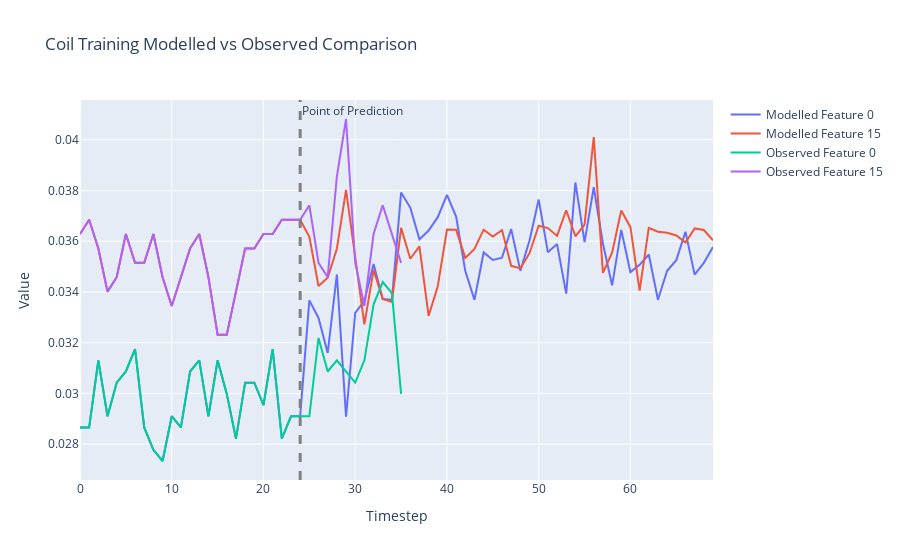

Notebook code cell kept with this figure:
### Markdown cell above
## Enforced Autoregressive Coil Generation

As previously mentioned, we can also perform coil generation where we provide enforcement for a certain number of timestamps by passing in known state values, before letting the coil autoregressively generate. This helps initialize the transition tensor. 

In this example, we will enforce the coil with known values for the first 24 timesteps before allowing it to autoregressively generate probability flows. While our time series sections only have a sequence length of 36, we can have coils generate indefinitely.

### Code cell
states = []
# Select the batch we want to make predictions for
batch = 1
# After what step do we want the coil to start making its own predictions?
prediction_step = 24

# What features do we want to plot?
feature_sel = [0, 15]

# Grab starting state tensor
state_tensor = batch_X[:,0,:]

# How many steps do we want to run the coil overall?
max_steps = 70

states.append(state_tensor[batch,feature_sel])
batch_size = batch_X.shape[0]
transition_tensor = torch.softmax(torch.zeros(batch_size, n_features, n_features), dim = 1).to("cuda")
for step_state in range(1,max_steps):
    state_tensor, transition_tensor = model.step_coil(state_tensor, transition_tensor)
    if step_state <= prediction_step:
        state_tensor = batch_X[:,step_state,:]
    states.append(state_tensor[batch,feature_sel])
    
# Move state dynamics to CPU
data = [row.to('cpu').detach().numpy() for row in states]
traces = list(zip(*data))

# Create the figure and add traces
fig = go.Figure()

# Plotting
for i, trace in enumerate(traces):
    model_trace = go.Scatter(y=trace, mode='lines', name=f'Modelled Feature {feature_sel[i]}')
    fig.add_trace(model_trace)
    
    
# Get observed data to CPU and plot
data = batch_X[batch,:,feature_sel].to('cpu')
# Transpose the data to get 5 traces
traces = list(zip(*data))

# Plotting
for i, trace in enumerate(traces):
    obs_trace = go.Scatter(y=trace, mode='lines', name=f'Observed Feature {feature_sel[i]}')
    fig.add_trace(obs_trace)
    
# Add Line highlighting when the coil becomes responsible for its own predictions
fig.add_vline(x=prediction_step, line_width=3, line_dash="dash", line_color="grey", annotation_text='Point of Prediction')    

# Add title and labels
fig.update_layout(title=f'Coil Training Modelled vs Observed Comparison',
                    xaxis_title='Timestep',
                    yaxis_title='Value')

# Show the figure
fig.show()

### Figure 1 — Plotly figure (JSON) as saved in the notebook; plotly's stock layout.template omitted (floating-point values rounded to 4 significant figures)
{"data": [{"mode": "lines", "name": "Modelled Feature 0", "type": "scatter", "y": [0.02866, 0.02866, 0.03131, 0.0291, 0.03042, 0.03086, 0.03175, 0.02866, 0.02778, 0.02734, 0.0291, 0.02866, 0.03086, 0.03131, 0.0291, 0.03131, 0.02998, 0.02822, 0.03042, 0.03042, 0.02954, 0.03175, 0.02822, 0.0291, 0.0291, 0.03367, 0.03297, 0.0316, 0.03469, 0.02909, 0.03318, 0.03365, 0.0351, 0.03372, 0.03369, 0.03792, 0.03732, 0.03607, 0.03642, 0.03695, 0.03782, 0.03697, 0.03482, 0.03369, 0.03556, 0.03526, 0.03535, 0.03648, 0.03483, 0.03603, 0.03764, 0.03557, 0.03588, 0.03394, 0.03831, 0.03596, 0.03813, 0.03591, 0.03426, 0.03644, 0.03478, 0.03507, 0.03547, 0.03369, 0.03483, 0.03525, 0.03637, 0.03468, 0.03515, 0.03577]}, {"mode": "lines", "name": "Modelled Feature 15", "type": "scatter", "y": [0.03628, 0.03685, 0.03571, 0.03401, 0.03458, 0.03628, 0.03515, 0.03515, 0.03628, 0.03458, 0.03345, 0.03458, 0.03571, 0.03628, 0.03458, 0.03231, 0.03231, 0.03401, 0.03571, 0.03571, 0.03628, 0.03628, 0.03685, 0.03685, 0.03685, 0.03617, 0.03423, 0.03456, 0.0357, 0.03802, 0.03529, 0.03272, 0.03487, 0.03372, 0.0336, 0.03652, 0.03531, 0.03579, 0.03306, 0.03422, 0.03646, 0.03645, 0.03534, 0.03569, 0.03645, 0.03618, 0.03644, 0.03503, 0.03493, 0.03553, 0.03661, 0.03652, 0.03621, 0.03722, 0.03619, 0.03665, 0.04011, 0.03475, 0.03554, 0.03721, 0.03655, 0.03405, 0.03653, 0.03637, 0.03633, 0.03623, 0.03595, 0.0365, 0.03644, 0.03603]}, {"mode": "lines", "name": "Observed Feature 0", "type": "scatter", "y": [0.02866, 0.02866, 0.03131, 0.0291, 0.03042, 0.03086, 0.03175, 0.02866, 0.02778, 0.02734, 0.0291, 0.02866, 0.03086, 0.03131, 0.0291, 0.03131, 0.02998, 0.02822, 0.03042, 0.03042, 0.02954, 0.03175, 0.02822, 0.0291, 0.0291, 0.0291, 0.03219, 0.03086, 0.03131, 0.03086, 0.03042, 0.03131, 0.03351, 0.03439, 0.03395, 0.02998]}, {"mode": "lines", "name": "Observed Feature 15", "type": "scatter", "y": [0.03628, 0.03685, 0.03571, 0.03401, 0.03458, 0.03628, 0.03515, 0.03515, 0.03628, 0.03458, 0.03345, 0.03458, 0.03571, 0.03628, 0.03458, 0.03231, 0.03231, 0.03401, 0.03571, 0.03571, 0.03628, 0.03628, 0.03685, 0.03685, 0.03685, 0.03741, 0.03515, 0.03458, 0.03855, 0.04082, 0.03515, 0.03345, 0.03628, 0.03741, 0.03628, 0.03515]}], "layout": {"annotations": [{"showarrow": false, "text": "Point of Prediction", "x": 24, "xanchor": "left", "xref": "x", "y": 1, "yanchor": "top", "yref": "y domain"}], "shapes": [{"line": {"color": "grey", "dash": "dash", "width": 3}, "type": "line", "x0": 24, "x1": 24, "xref": "x", "y0": 0, "y1": 1, "yref": "y domain"}], "title": {"text": "Coil Training Modelled vs Observed Comparison"}, "xaxis": {"title": {"text": "Timestep"}}, "yaxis": {"title": {"text": "Value"}}}}
